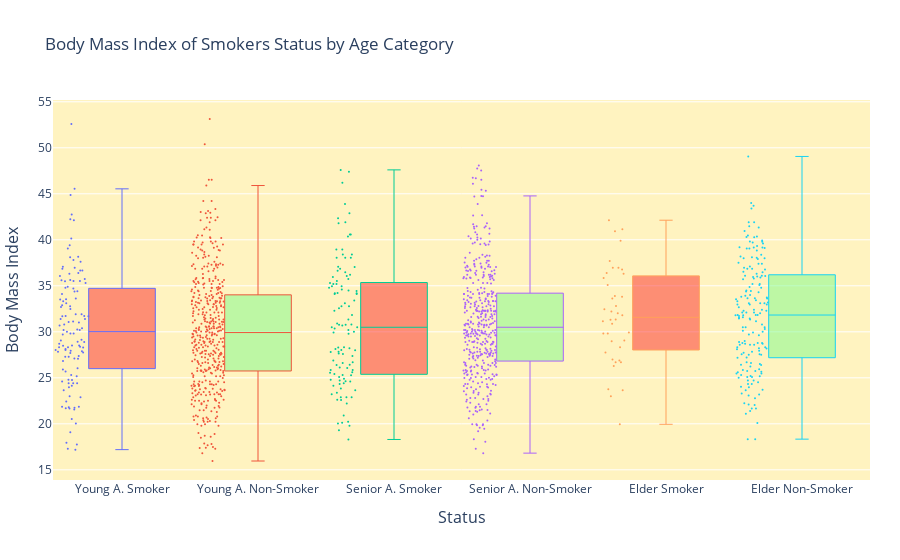

The cell this chart's notebook holds for it:
### Code cell
import plotly as py
import plotly.graph_objs as go

ya_smoker = df["bmi"].loc[(df["age_cat"] == "Young Adult") & (df["smoker"] == "yes")].values
sa_smoker = df["bmi"].loc[(df["age_cat"] == "Senior Adult") & (df["smoker"] == "yes")].values
e_smoker = df["bmi"].loc[(df["age_cat"] == "Elder") & (df["smoker"] == "yes")].values

# Non-Smokers
ya_nonsmoker = df["bmi"].loc[(df["age_cat"] == "Young Adult") & (df["smoker"] == "no")].values
sa_nonsmoker = df["bmi"].loc[(df["age_cat"] == "Senior Adult") & (df["smoker"] == "no")].values
e_nonsmoker = df["bmi"].loc[(df["age_cat"] == "Elder") & (df["smoker"] == "no")].values

x_data = ['Young A. Smoker', 'Young A. Non-Smoker',
          'Senior A. Smoker', 'Senior A. Non-Smoker',
          'Elder Smoker', 'Elder Non-Smoker',]

y0 = ya_smoker
y1 = ya_nonsmoker
y2 = sa_smoker
y3 = sa_nonsmoker
y4 = e_smoker
y5 = e_nonsmoker

y_data = [y0,y1,y2,y3,y4,y5]

colors = ['rgba(251, 43, 43, 0.5)', 'rgba(125, 251, 137, 0.5)', 
          'rgba(251, 43, 43, 0.5)', 'rgba(125, 251, 137, 0.5)', 
          'rgba(251, 43, 43, 0.5)', 'rgba(125, 251, 137, 0.5)']

traces = []

for xd, yd, cls in zip(x_data, y_data, colors):
        traces.append(go.Box(
            y=yd,
            name=xd,
            boxpoints='all',
            jitter=0.5,
            whiskerwidth=0.2,
            fillcolor=cls,
            marker=dict(
                size=2,
            ),
            line=dict(width=1),
        ))

layout = go.Layout(
    title='Body Mass Index of Smokers Status by Age Category',
    xaxis=dict(
    title="Status",
    titlefont=dict(
    size=16)),
    yaxis=dict(
        title="Body Mass Index",
        autorange=True,
        showgrid=True,
        zeroline=True,
        dtick=5,
        gridcolor='rgb(255, 255, 255)',
        gridwidth=1,
        zerolinecolor='rgb(255, 255, 255)',
        zerolinewidth=2,
        titlefont=dict(
        size=16)
    ),
    margin=dict(
        l=40,
        r=30,
        b=80,
        t=100,
    ),
    paper_bgcolor='rgb(255, 255, 255)',
    plot_bgcolor='rgb(255, 243, 192)',
    showlegend=False
)

fig = go.Figure(data=traces, layout=layout)
iplot(fig)

### Figure 1 — Plotly figure (JSON) as saved in the notebook; plotly's stock layout.template omitted (floating-point values rounded to 4 significant figures; data arrays with more than 128 entries replaced by an {"elided": "..."} marker saying what was removed)
{"data": [{"boxpoints": "all", "fillcolor": "rgba(251, 43, 43, 0.5)", "jitter": 0.5, "line": {"width": 1}, "marker": {"size": 2}, "name": "Young A. Smoker", "type": "box", "whiskerwidth": 0.2, "y": [27.9, 42.13, 35.3, 31.92, 36.3, 35.6, 36.4, 36.67, 31.68, 22.42, 23.98, 24.75, 37.62, 28.02, 27.94, 28.3, 17.77, 25.3, 28.69, 25.18, 35.53, 36.85, 36.08, 27.74, 34.8, 29.07, 36.67, 17.29, 31.92, 26.84, 36.95, 45.54, 27.7, 34.39, 31.4, 30.8, 21.7, 32.9, 28.31, 40.15, 17.95, 17.2, 33.5, 28.38, 28.5, 25.7, 34.4, 30.25, 34.1, 38.09, 30.21, 21.85, 28.31, 37.8, 33.11, 33.53, 31.13, 39.05, 21.75, 24.42, 31.73, 35.5, 29.15, 38.17, 27.1, 28.88, 24.4, 28.5, 24.8, 42.24, 35.53, 32.78, 24.13, 28.93, 24.6, 31.73, 29.7, 27.84, 22.89, 25.9, 20.52, 20.05, 22.99, 32.7, 31.02, 26.03, 21.57, 37.07, 28.02, 30.68, 52.58, 31.68, 30.4, 19.09, 33.33, 35.75, 31.4, 42.75, 32.49, 44.88, 27.36, 29.81, 28.49, 35.62, 30.02, 27.28, 24.42, 21.8, 33.63, 29.83, 27.3, 31.07, 27.06, 21.66, 39.4, 34.9, 21.85, 28.12, 30.2, 34.7, 23.66]}, {"boxpoints": "all", "fillcolor": "rgba(125, 251, 137, 0.5)", "jitter": 0.5, "line": {"width": 1}, "marker": {"size": 2}, "name": "Young A. Non-Smoker", "type": "box", "whiskerwidth": 0.2, "y": {"elided": "453 float values"}}, {"boxpoints": "all", "fillcolor": "rgba(251, 43, 43, 0.5)", "jitter": 0.5, "line": {"width": 1}, "marker": {"size": 2}, "name": "Senior A. Smoker", "type": "box", "whiskerwidth": 0.2, "y": [35.2, 28, 34.43, 22.88, 34.8, 22.89, 19.3, 31.35, 30.5, 23.37, 24.42, 26.6, 41.9, 24.64, 22.22, 34.21, 31.82, 24.32, 42.35, 19.8, 34.2, 28.12, 40.56, 25.41, 22.61, 35.97, 36.48, 27.36, 32.3, 24.89, 30.68, 20.23, 22.6, 32.77, 30, 25.1, 38.06, 23.21, 28.3, 26.07, 47.41, 25.84, 46.2, 40.56, 36.63, 25.6, 34.1, 38.95, 26.41, 28.31, 25.3, 38.06, 32.77, 43.89, 35.3, 35.75, 38.06, 38.39, 34.1, 26.4, 27.83, 27.6, 20.9, 26.12, 28.02, 30.78, 30.78, 35.53, 23.84, 33.11, 47.6, 37.05, 38.94, 20.05, 26.89, 22.89, 34.2, 42.9, 30.2, 30.8, 34.96, 24.8, 28.21, 20.13, 36.08, 23.66, 35.2, 30.5, 24.7, 30.9, 29.8, 37.07, 18.3, 36.19, 34.96, 38.39, 25.85, 36.86, 32.56, 26.7, 24.13, 25.27, 33.4, 25.55, 34.6, 34.48, 41.8, 29.93, 27.64, 30.36, 27.8, 24.61, 40.37]}, {"boxpoints": "all", "fillcolor": "rgba(125, 251, 137, 0.5)", "jitter": 0.5, "line": {"width": 1}, "marker": {"size": 2}, "name": "Senior A. Non-Smoker", "type": "box", "whiskerwidth": 0.2, "y": {"elided": "435 float values"}}, {"boxpoints": "all", "fillcolor": "rgba(251, 43, 43, 0.5)", "jitter": 0.5, "line": {"width": 1}, "marker": {"size": 2}, "name": "Elder Smoker", "type": "box", "whiskerwidth": 0.2, "y": [26.29, 39.9, 36.95, 31.16, 29.83, 31.3, 19.95, 29.92, 35.09, 37.7, 27.74, 32.2, 33.63, 36.77, 33.8, 36.38, 26.98, 33.88, 35.86, 26.7, 28.31, 42.13, 23.66, 22.99, 32.02, 31.35, 31.79, 29.81, 32.45, 28.98, 26.89, 40.92, 41.14, 32.8, 36.96, 23.76, 36.3, 30.88, 26.7, 29.07]}, {"boxpoints": "all", "fillcolor": "rgba(125, 251, 137, 0.5)", "jitter": 0.5, "line": {"width": 1}, "marker": {"size": 2}, "name": "Elder Non-Smoker", "type": "box", "whiskerwidth": 0.2, "y": {"elided": "176 float values"}}], "layout": {"margin": {"b": 80, "l": 40, "r": 30, "t": 100}, "paper_bgcolor": "rgb(255, 255, 255)", "plot_bgcolor": "rgb(255, 243, 192)", "showlegend": false, "title": {"text": "Body Mass Index of Smokers Status by Age Category"}, "xaxis": {"title": {"font": {"size": 16}, "text": "Status"}}, "yaxis": {"autorange": true, "dtick": 5, "gridcolor": "rgb(255, 255, 255)", "gridwidth": 1, "showgrid": true, "title": {"font": {"size": 16}, "text": "Body Mass Index"}, "zeroline": true, "zerolinecolor": "rgb(255, 255, 255)", "zerolinewidth": 2}}}
